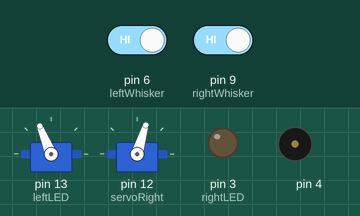
The sketch below on a simulated Arduino Uno, built with avr-gcc and run on an emulated ATmega328P. Shown: 2 × servo, output pins drawn as LEDs (lit = HIGH), buzzer (waves = sounding). The test bench sets the inputs (shaded band); at power-on: pin 6 (leftWhisker) HIGH, pin 9 (rightWhisker) HIGH. Pins used as bus, display or sensor lines are not drawn; what the sketch prints to the serial monitor is not drawn.

Above: at 3.2 s.
3.3 s: pin 6 (leftWhisker) driven LOW and pin 9 (rightWhisker) driven LOW
At 8.7 s:
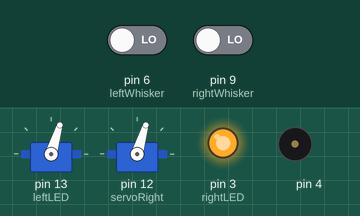
13.5 s: pin 6 (leftWhisker) driven HIGH
At 15.1 s:
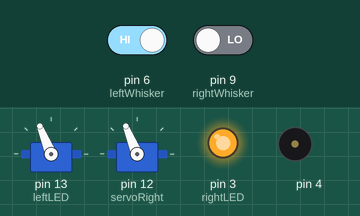
22.7 s: pin 6 (leftWhisker) driven LOW
At 27.4 s:
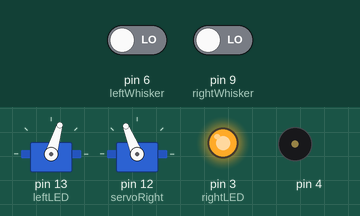
29.1 s: pin 9 (rightWhisker) driven HIGH
At 34.9 s:
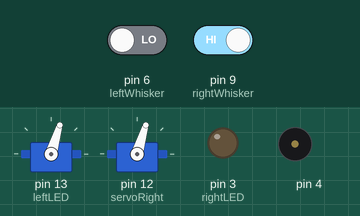
35.9 s: pin 9 (rightWhisker) driven LOW
At 42.2 s:
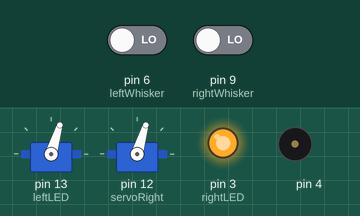
Timing chart, 0 to 43.3 s (numbered marks = the images above; inputs shaded):
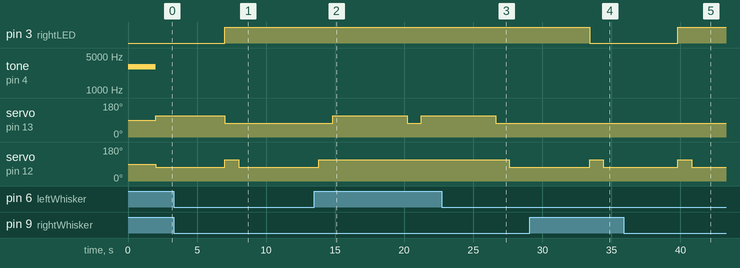

Measured:
- after the input at 3.3 s, pin 3 (rightLED): LOW → HIGH after 3.7 s; servo on pin 13 (leftLED): 112° → 73° after 3.7 s; servo on pin 12 (servoRight): 73° → 112° after 3.7 s, → 73° 1.0 s later
- after the input at 13.5 s, servo on pin 13 (leftLED): 73° → 112° after 1.3 s, → 73° 5.4 s later, → 112° 1.0 s later; servo on pin 12 (servoRight): goes on until 13.8 s, then stays 112°
- after the input at 22.7 s, servo on pin 13 (leftLED): goes on until 26.6 s, then stays 73°; servo on pin 12 (servoRight): 112° → 73° after 4.9 s
- after the input at 29.1 s, pin 3 (rightLED): HIGH → LOW after 4.3 s
- after the input at 35.9 s, pin 3 (rightLED): LOW → HIGH after 3.9 s

The sketch:

Escape_Bot_2.ino
```cpp
#include <Servo.h>                           // Include servo library

Servo servoLeft;                             // Declare left and right servos
Servo servoRight;

int rightWhisker = 9;
int leftWhisker = 6;
int leftLED = 13;
int rightLED = 3;

void forward(int time)                       // Forward function
{
  servoLeft.writeMicroseconds(1700);         // Left wheel counterclockwise
  servoRight.writeMicroseconds(1300);        // Right wheel clockwise
  delay(time);                               // Maneuver for time ms
}

void turnLeft(int time)                      // Left turn function
{
  servoLeft.writeMicroseconds(1300);         // Left wheel clockwise
  servoRight.writeMicroseconds(1300);        // Right wheel clockwise
  delay(time);                               // Maneuver for time ms
}

void turnRight(int time)                     // Right turn function
{
  servoLeft.writeMicroseconds(1700);         // Left wheel counterclockwise
  servoRight.writeMicroseconds(1700);        // Right wheel counterclockwise
  delay(time);                               // Maneuver for time ms
}

void backward(int time)                      // Backward function
{
  servoLeft.writeMicroseconds(1300);         // Left wheel clockwise
  servoRight.writeMicroseconds(1700);        // Right wheel counterclockwise
  delay(time);                               // Maneuver for time ms

}


void setup() {

pinMode(7, INPUT);                         // Set right whisker pin to input
pinMode(5, INPUT);                         // Set left whisker pin to input

tone(4, 3000, 1000);                       // Play tone for 1 second
delay(1000);                               // Delay to finish tone

servoLeft.attach(13);                      // Attach left signal to pin 13
servoRight.attach(12);                     // Attach right signal to pin 12

tone(4, 3000, 1000);                   // Play tone for 1 second
delay(1000);                           // Delay to finish tone
pinMode(rightWhisker, INPUT);          // Set right whisker pin to input
pinMode(leftWhisker, INPUT);           // Set left whisker pin to input
pinMode(leftLED, OUTPUT);
pinMode(rightLED, OUTPUT);
Serial.begin(9600);                    // Set data rate to 9600 bps

}

void loop() {

byte wLeft = digitalRead(leftWhisker);      // Copy left result to wLeft
byte wRight = digitalRead(rightWhisker);    // Copy right reslt tp wRight


if(wLeft == 0)            // If left whisker contact
{
  digitalWrite(leftLED, HIGH); // Left LED on
}
  else                     // If no left whisker contact
  {
    digitalWrite(leftLED, LOW);   // Left LED off
  }

if(wRight == 0)          // If right whisker contact
{
  digitalWrite(rightLED, HIGH);   // Right LED on

}
  else                    // If no right whisker contact
  {
    digitalWrite(rightLED, LOW);   // Right LED off
  }

if((wLeft == 0) && (wRight == 0))          // If both whiskers contact
  {
    backward(1000);                          // Back up 1 second
    turnLeft(800);                           // Turn left about 120 degrees
  }
  else if(wLeft == 0)                        // If only left whisker contact
  {
    backward(1000);                          // Back up 1 second
    turnLeft(400);                          // Turn right about 60 degrees
  }
  else if(wRight == 0)                       // If only right whisker contact
  {
    backward(1000);                          // Back up 1 second
    turnRight(400);                           // Turn left about 60 degrees
  }
  else                                       // Otherwise, no whisker contact
  {
    forward(20);                             // Forward 1/50 of a second
  }


Serial.print(wLeft);             // Display wLeft
Serial.print(wRight);            // Display wRight
delay(5000);                     // Pause for 50 ms (5 seconds)

}
```
